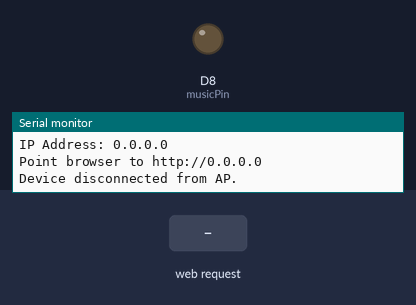
A sketch run on a simulated Arduino Nano 33 IoT. Parts: output pins drawn as LEDs (lit = HIGH), the last lines printed to the serial monitor. The inputs (shaded band) are chosen by the test bench. Not simulated (calls return 0 or success): arduino_secrets.h.

Above: at 11.2 s.
11.3 s: HTTP request GET /music_on received
At 11.7 s:
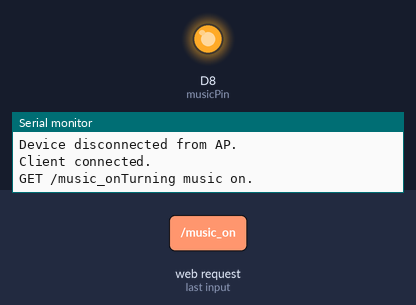
13.3 s: HTTP request GET /music_off received
Timing chart, 0 to 16.3 s (numbered marks = the images above; inputs shaded):
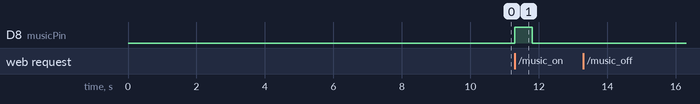

Measured:
- after the input at 11.3 s, D8 (musicPin): LOW → HIGH at once, → LOW 0.50 s later

The sketch:

iot_thing.ino
```cpp
/* Nick Bild
 * nick.bild@gmail.com
 * Web server that controls an MP3 player.
 *
 * Developed for Arduino Nano 33 IoT
 */

#include <SPI.h>
#include <WiFiNINA.h>
#include "arduino_secrets.h"

char ssid[] = SECRET_SSID;
char pass[] = SECRET_PASS;

int musicPin = 8;

int status = WL_IDLE_STATUS;
WiFiServer server(80);

void setup() {
  Serial.begin(9600);
  //while (!Serial) {}

  pinMode(musicPin, OUTPUT);
  digitalWrite(musicPin, LOW);

  Serial.println("Starting Access Point...");

  if (WiFi.status() == WL_NO_MODULE) {
    Serial.println("Communication with WiFi module failed!");
    while (true);
  }

  String fv = WiFi.firmwareVersion();
  if (fv < WIFI_FIRMWARE_LATEST_VERSION) {
    Serial.println("Please upgrade the WiFi firmware.");
  }

  // Set AP IP address.
  WiFi.config(IPAddress(192, 168, 1, 4));

  Serial.print("Creating access point named: ");
  Serial.println(ssid);

  status = WiFi.beginAP(ssid, pass);
  if (status != WL_AP_LISTENING) {
    Serial.println("Creating access point failed");
    while (true);
  }

  // wait 10 seconds for connection:
  delay(10000);

  // Start web server (port 80).
  server.begin();

  printWiFiStatus();
}


void loop() {
  // Check for changes in connected devices.
  if (status != WiFi.status()) {
    status = WiFi.status();

    if (status == WL_AP_CONNECTED) {
      Serial.println("Device connected to AP.");
    } else {
      Serial.println("Device disconnected from AP.");
    }
  }

  // Listen for incoming clients.
  WiFiClient client = server.available();

  if (client) {
    Serial.println("Client connected.");
    String currentLine = "";
    while (client.connected()) {
      // Are there still bytes to read?
      if (client.available()) {
        char c = client.read();
        Serial.write(c);
        if (c == '\n') {
          // If the current line is empty, that's two newlines in a row (i.e. end of client request).
          if (currentLine.length() == 0) {
            // Send response to client.

            // HTTP header.
            client.println("HTTP/1.1 200 OK");
            client.println("Content-type:text/html");
            client.println();

            // Response content.
            client.print("Click <a href=\"/music_on\">here</a> turn the music on.<br>");
            client.print("Click <a href=\"/music_off\">here</a> turn the music off.<br>");

            // End of response.
            client.println();

            break;
          } else {
            currentLine = "";
          }
        }
        else if (c != '\r') {
          currentLine += c;
        }

        // Interpret client request.
        if (currentLine.endsWith("GET /music_on")) {
          Serial.println("Turning music on.");

          digitalWrite(musicPin, HIGH);
          delay(500);
          digitalWrite(musicPin, LOW);
        }
        if (currentLine.endsWith("GET /music_off")) {
          Serial.println("Turning music off.");
        }

      }
    }
    // Close connection.
    client.stop();
    Serial.println("Client disconnected.");
  }
}

void printWiFiStatus() {
  Serial.print("SSID: ");
  Serial.println(WiFi.SSID());

  IPAddress ip = WiFi.localIP();
  Serial.print("IP Address: ");
  Serial.println(ip);

  Serial.print("Point browser to http://");
  Serial.println(ip);
}
```
